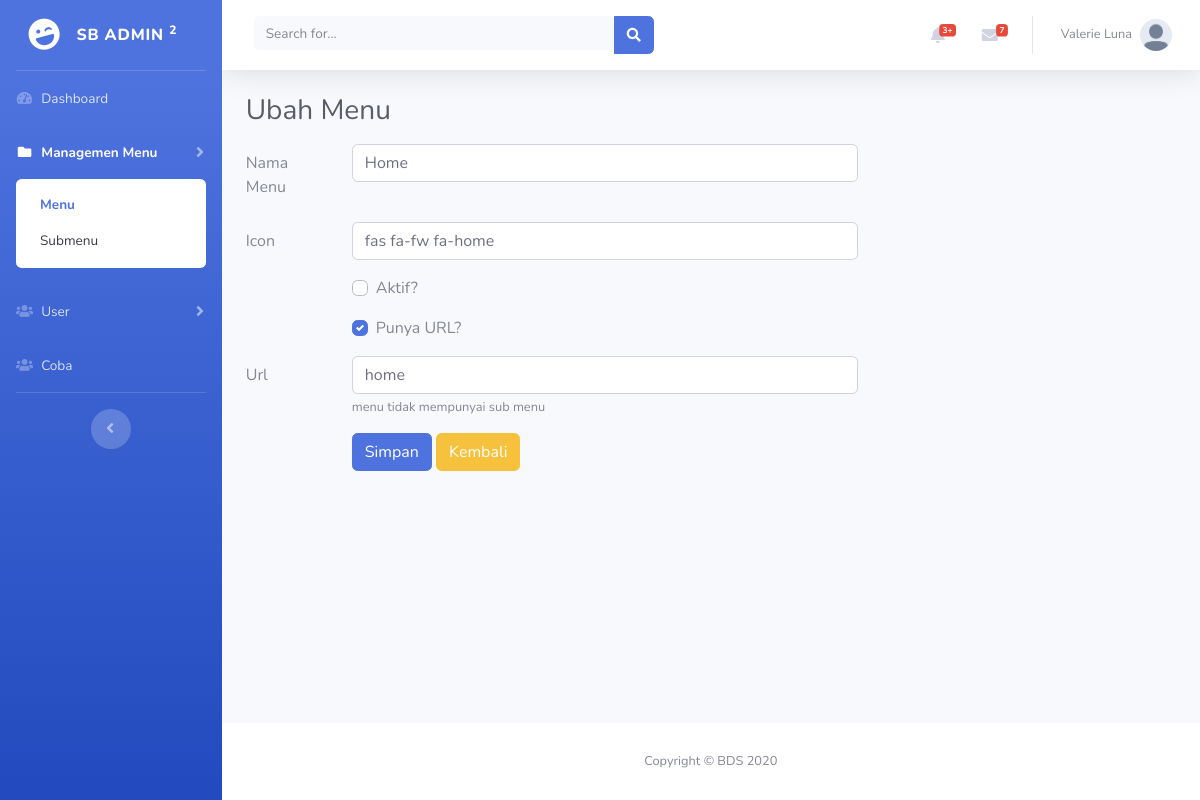
Page /menu/edit/1 on the committed database.
### tables this page shows
CREATE TABLE `menus` (
  `id` int(11) NOT NULL,
  `nama_menu` varchar(50) NOT NULL,
  `icon` varchar(50) NOT NULL,
  `url` varchar(128) DEFAULT NULL,
  `orderby` int(3) NOT NULL,
  `is_active` int(1) NOT NULL
);

CREATE TABLE `submenus` (
  `id` int(11) NOT NULL,
  `menu_id` int(11) NOT NULL,
  `nama_submenu` varchar(50) NOT NULL,
  `icon` varchar(50) NOT NULL,
  `url` varchar(128) NOT NULL,
  `is_active` int(1) NOT NULL
);

### application/controllers/Menu.php (called while the page is built, shortened)
<?php
class Menu extends CI_Controller
{
    public function __construct()
    {
        $this->load->model('Menu_model', 'menu');
    }
    public function edit($id)
    {
        $this->form_validation->set_rules('nama_menu', 'Nama Menu', 'required|trim');
        $this->form_validation->set_rules('icon', 'Icon', 'required');
        $this->form_validation->set_rules('url', 'URL', 'required');
        if ($this->form_validation->run() == false) {
            $data['title'] = "Edit Menu";
            $data['menu'] = $this->menu->getMenuById($id);
            $this->load->view('templates/header', $data);
            $this->load->view('templates/sidebar', $data);
            $this->load->view('templates/topbar', $data);
            $this->load->view('menu/edit', $data);
            $this->load->view('templates/footer');
        }
    }
}

### index.php (called while the page is built, shortened)
<?php
require_once BASEPATH.'core/CodeIgniter.php';

### application/models/Menu_model.php (called while the page is built, shortened)
<?php
class Menu_model extends CI_Model
{
    public function getMenuById($id)
    {
        return $this->db->get_where('menus', ['id' => $id])->row_array();
    }
}

### application/views/menu/edit.php (the view, shortened to what this page needs)
<div class="container-fluid">
    <h1 class="h3 mb-3 text-gray-800">Ubah Menu</h1>
    <div class="row">
        <div class="col-lg-8">
            <form action="<?= base_url('menu/edit/') . $menu['id'] ?>" method="post">
                <div class="form-group row">
                    <label for="nama_menu" class="col-sm-2 col-form-label">Nama Menu</label>
                    <div class="col-sm-10">
                        <input type="text" class="form-control" id="nama_menu" name="nama_menu" value="<?= $menu['nama_menu'] ?>">
                    </div>
                </div>
                <div class="form-group row">
                    <label for="icon" class="col-sm-2 col-form-label">Icon</label>
                    <div class="col-sm-10">
                        <input type="text" class="form-control" id="icon" name="icon" value="<?= $menu['icon'] ?>">
                    </div>
                </div>
                <div class="form-group row">
                    <label for="icon" class="col-sm-2 col-form-label"></label>
                    <div class="col-sm-10">
                        <div class="custom-control custom-checkbox mr-sm-2">
                            <label class="custom-control-label" for="aktif">Aktif?</label>
                        </div>
                    </div>
                </div>
                <?php
                $this->db->select('submenus.*, menus.nama_menu');
                $this->db->join('menus', 'menus.id = submenus.menu_id');
                $this->db->where('submenus.menu_id', $menu['id']);
                $query = $this->db->get('submenus');
                $cek = $query->row_array();
                ?>
                <?php if ($cek == null) : ?>
                    <div class="form-group row">
                        <label for="punya" class="col-sm-2 col-form-label"></label>
                        <div class="col-sm-10">
                            <div class="custom-control custom-checkbox mr-sm-2">
                                <label class="custom-control-label" for="punya">Punya URL?</label>
                            </div>
                        </div>
                    </div>
                    <div class="form-group row collapse <?php if ($menu['url'] != '') echo 'show' ?>" id="collapseExample">
                        <label for="url" class="col-sm-2 col-form-label">Url</label>
                        <div class="col-sm-10">
                            <input type="text" class="form-control" id="url" name="url" value="<?= $menu['url'] ?>" <?php if ($cek != null) echo 'required' ?>>
                            <small id="url" class="form-text text-muted">
                                menu tidak mempunyai sub menu
                            </small>
                        </div>
                    </div>
                <?php endif; ?>
                <div class="form-group row justify-content-end">
                    <div class="col-sm-10">
                        <button class="btn btn-primary">Simpan</button>
                        <a href="<?= base_url('menu'); ?>" class="btn btn-warning">Kembali</a>
                    </div>
                </div>
            </form>
        </div>
    </div>
</div>
</div>

### application/views/templates/sidebar.php
<ul class="navbar-nav bg-gradient-primary sidebar sidebar-dark accordion" id="accordionSidebar">
    <a class="sidebar-brand d-flex align-items-center justify-content-center" href="index.html">
        <div class="sidebar-brand-icon rotate-n-15">
            <i class="fas fa-laugh-wink"></i>
        </div>
        <div class="sidebar-brand-text mx-3">SB Admin <sup>2</sup></div>
    </a>
    <hr class="sidebar-divider my-0">
    <li class="nav-item <?= uri_string() == '' ? 'active' : '' ?>">
        <a class="nav-link " href="<?= base_url('/'); ?>">
            <i class="fas fa-fw fa-tachometer-alt"></i>
            <span>Dashboard</span></a>
    </li>
    <?php
    $queryMenu = "SELECT * FROM menus WHERE is_active = 1 ORDER BY orderby ASC";
    $menu = $this->db->query($queryMenu)->result_array();
    ?>
    <?php foreach ($menu as $m) : ?>
        <?php
        $menuId = $m['id'];
        $querySubmenu = "SELECT * FROM submenus WHERE menu_id = '$menuId' AND is_active = 1 ORDER BY id ASC";
        $subMenu = $this->db->query($querySubmenu)->result_array();
        $subMenunum = $this->db->query($querySubmenu)->num_rows();
        ?>
        <?php if ($subMenunum == 0) : ?>
            <li class="nav-item <?php echo uri_string() == $m['url'] ? 'active' : '' ?>">
                <a class="nav-link" href="<?= base_url($m['url']); ?>">
                    <i class="<?= $m['icon']; ?>"></i>
                    <span><?= $m['nama_menu']; ?></span>
                </a>
            </li>
        <?php else : ?>
            <li class="nav-item <?php foreach ($subMenu as $sm) echo $this->uri->segment(1) == $sm['url'] ? 'active' : '' ?>">
                <a class="nav-link collapsed" href="#" data-toggle="collapse" data-target="#collapse<?= $m['id']; ?>" aria-expanded="true" aria-controls="collapseTwo">
                    <i class="<?= $m['icon']; ?>"></i>
                    <span><?= $m['nama_menu']; ?></span>
                </a>
                <div id="collapse<?= $m['id']; ?>" class="collapse <?php foreach ($subMenu as $sm) echo $this->uri->segment(1) == $sm['url'] ? 'show' : ''; ?>" aria-labelledby="headingTwo" data-parent="#accordionSidebar">
                    <div class="bg-white py-2 collapse-inner rounded">
                        <?php foreach ($subMenu as $sm) : ?>
                            <a class="collapse-item <?php echo $this->uri->segment(1) == $sm['url'] ? 'active' : ''; ?>" href="<?= base_url($sm['url']); ?>"> <?= $sm['nama_submenu']; ?>
                            </a>
                        <?php endforeach; ?>
                    </div>
                </div>
            <?php endif; ?>
            </li>
        <?php endforeach; ?>
        <hr class="sidebar-divider d-none d-md-block">
        <div class="text-center d-none d-md-inline">
            <button class="rounded-circle border-0" id="sidebarToggle"></button>
        </div>
</ul>

### assets/css/style.css (style rules this page uses)
@media (min-width: 768px) { .sidebar { width: 17rem !important; height: 25vh; min-height: 100vh; overflow-y: auto; overflow-x: hidden; position: -webkit-sticky; position: sticky; top: 0; } }
@media (min-width: 768px) { .sidebar .nav-item .nav-link { padding-bottom: 15px; padding-top: 15px; } }

### rows in the picture
menus: nama_menu "Managemen Menu"
submenus: nama_submenu "Menu"
submenus: nama_submenu "Submenu"
menus: nama_menu "User"
menus: nama_menu "Coba"
menus: nama_menu "Home", icon "fas fa-fw fa-home", url "home"
